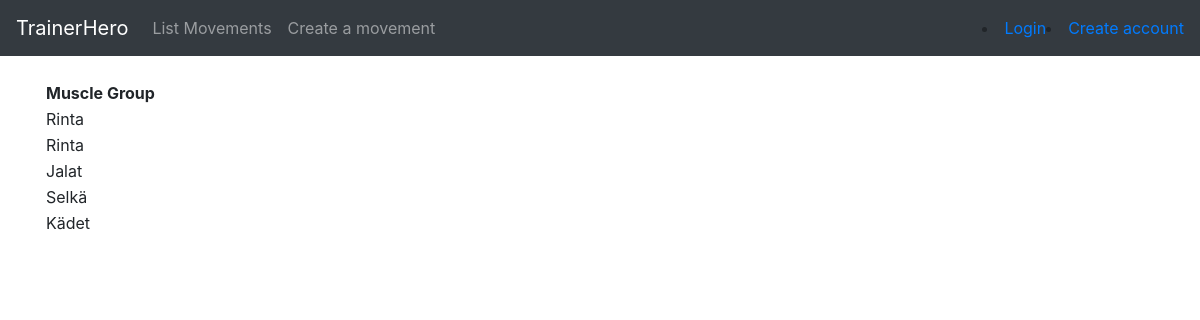
/musclegroups, run on the app's committed database.
### application/muscle_group/models.py (models this page shows, shortened)
class muscleGroup(Base):
    name = db.Column(db.String(144), nullable=False)

### application/muscle_group/views.py (the view)
@app.route("/musclegroups", methods=["GET"])
def musclegroup_index():
    return render_template("musclegroups/list.html", musclegroups = muscleGroup.query.all())

### application/templates/musclegroups/list.html
{% extends "layout.html" %}
{% block body %}
  <table>
    <tr>
      <th>Muscle Group</th>
    </tr>
    {% for musclegroup in musclegroups %}
    <tr>
      <td>{{ musclegroup.name }}</td>
    </tr>
    {% endfor %}
  </table>
{% endblock %}

### data on the page
muscleGroup: name "Rinta"
muscleGroup: name "Rinta"
muscleGroup: name "Jalat"
muscleGroup: name "Selkä"
muscleGroup: name "Kädet"
